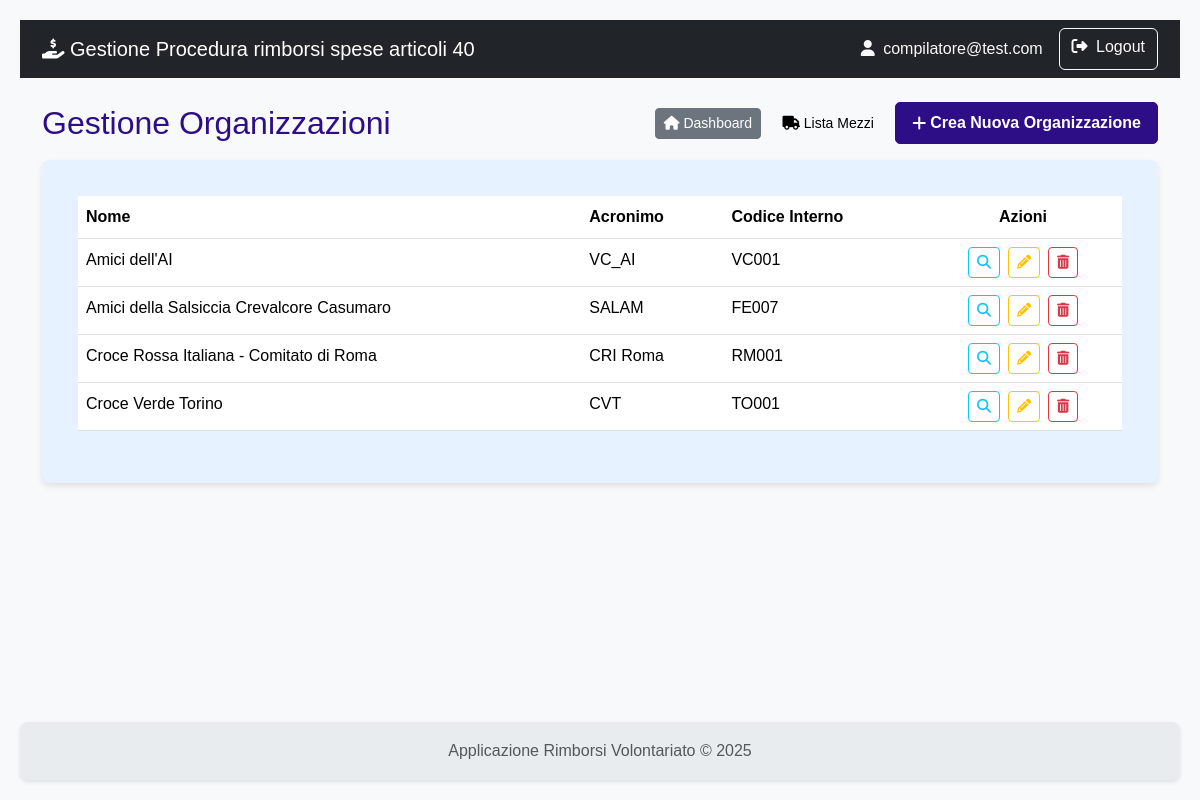
Page /anagrafica/organizzazioni (signed in) on the committed database.
### rimborsi/models.py (models this page shows)
class User(db.Model, UserMixin):
    id = db.Column(db.Integer, primary_key=True)
    username = db.Column(db.String(80), unique=True, nullable=False)
    email = db.Column(db.String(120), unique=True, nullable=False)
    password_hash = db.Column(db.String(120), nullable=False)
    role = db.Column(db.String(20), nullable=False)
    organizzazioni = db.relationship('Organizzazione', secondary=associazione_utente_organizzazione, back_populates='utenti_compilatori')

class Organizzazione(db.Model):
    id = db.Column(db.Integer, primary_key=True)
    nome = db.Column(db.String(150), nullable=False)
    acronimo = db.Column(db.String(20))
    codice_interno = db.Column(db.String(20), unique=True)
    indirizzo = db.Column(db.String(200))
    mezzi = db.relationship('MezzoAttrezzatura', backref='organizzazione', lazy=True)
    richieste = db.relationship('Richiesta', backref='organizzazione', lazy=True)
    utenti_compilatori = db.relationship('User', secondary=associazione_utente_organizzazione, back_populates='organizzazioni')

### rimborsi/anagrafica/routes.py (the view)
@anagrafica_bp.route('/organizzazioni')
@login_required
def lista_organizzazioni():
    organizzazioni = Organizzazione.query.order_by(Organizzazione.nome).all()
    return render_template('anagrafica/lista_organizzazioni.html', organizzazioni=organizzazioni)

### rimborsi/templates/anagrafica/lista_organizzazioni.html (shortened to what this page needs)
{% extends 'base.html' %}
{% block content %}
    <div class="d-flex justify-content-between align-items-center mb-3">
        <div>
            <h2 class="mb-0">Gestione Organizzazioni</h2>
        </div>
        <div>
            <a href="{{ url_for('main.dashboard') }}" class="btn btn-secondary btn-sm me-2">
                <i class="fas fa-home"></i> Dashboard
            </a>
            <a href="{{ url_for('anagrafica.lista_tutti_mezzi') }}" class="btn btn-light btn-sm me-2">
                <i class="fas fa-truck"></i> Lista Mezzi
            </a>
            <a href="{{ url_for('anagrafica.crea_organizzazione') }}" class="btn btn-primary">
                <i class="fas fa-plus me-1"></i> Crea Nuova Organizzazione
            </a>
        </div>
    </div>
    <div class="card shadow-sm">
        <div class="card-body">
            <table class="table table-hover">
                <thead>
                    <tr>
                        <th>Nome</th>
                        <th>Acronimo</th>
                        <th>Codice Interno</th>
                        <th class="text-center">Azioni</th>
                    </tr>
                </thead>
                <tbody>
                    {% for org in organizzazioni %}
                    <tr>
                        <td>{{ org.nome }}</td>
                        <td>{{ org.acronimo }}</td>
                        <td>{{ org.codice_interno }}</td>
                        <td class="text-center">
                            <div class="d-flex justify-content-center gap-2">
                                <a href="{{ url_for('anagrafica.lista_mezzi', org_id=org.id) }}" class="btn btn-outline-info btn-sm" title="Visualizza mezzi/attrezzature">
                                    <i class="fas fa-search"></i>
                                </a>
                                <a href="{{ url_for('anagrafica.modifica_organizzazione', org_id=org.id) }}" class="btn btn-outline-warning btn-sm" title="Modifica organizzazione">
                                    <i class="fas fa-pencil-alt"></i>
                                </a>
                                <form action="{{ url_for('anagrafica.cancella_organizzazione', org_id=org.id) }}" method="POST" class="d-inline">
                                    <button type="submit" class="btn btn-outline-danger btn-sm" onclick="return confirm('Sei sicuro di voler eliminare questa organizzazione? Verrà cancellata solo se non ha mezzi associati.');" title="Elimina organizzazione">
                                        <i class="fas fa-trash-alt"></i>
                                    </button>
                                </form>
                            </div>
                        </td>
                    </tr>
                    {% else %}
                    <tr>
                        <td colspan="4" class="text-center">Nessuna organizzazione trovata.</td>
                    </tr>
                    {% endfor %}
                </tbody>
            </table>
        </div>
    </div>
{% endblock %}

### rimborsi/templates/base.html (shortened to what this page needs)
<!doctype html>
<html lang="it" class="h-100">
<head>
    <link href="https://cdn.jsdelivr.net/npm/bootstrap@5.3.3/dist/css/bootstrap.min.css" rel="stylesheet" xintegrity="sha384-QWTKZyjpPEjISv5WaRU9OFeRpok6YctnYmDr5pNlyT2bRjXh0JMhjY6hW+ALEwIH">
    <link rel="stylesheet" href="https://cdnjs.cloudflare.com/ajax/libs/font-awesome/6.5.2/css/all.min.css" xintegrity="sha512-SnH5WK+bZxgPHs44uWIX+LLJAJ9/2PkPKZ5QiAj6Ta86w+fsb2TkcmfRyVX3pBnMFcV7oQPJkl9QevSCWr3W6A==" />
    <link rel="stylesheet" href="{{ url_for('static', filename='css/styles.css') }}">
</head>
<body>
    <nav class="navbar navbar-expand-lg navbar-dark bg-dark">
        <div class="container">
            <a class="navbar-brand" href="{{ url_for('auth.index') }}">
                <i class="fas fa-hand-holding-dollar"></i>
                Gestione Procedura rimborsi spese articoli 40
            </a>
            <div class="collapse navbar-collapse" id="navbarNav">
                <div class="d-flex ms-auto">
                    {% if current_user.is_authenticated %}
                        <span class="navbar-text me-3 text-light">
                            <i class="fas fa-user me-1"></i> {{ current_user.email }}
                        </span>
                        <a href="{{ url_for('auth.logout') }}" class="btn btn-outline-light">
                            <i class="fas fa-sign-out-alt me-1"></i> Logout
                        </a>
                    {% else %}
                        <a href="{{ url_for('auth.registrati') }}" class="btn btn-outline-light me-2">Registrati</a>
                        <a href="{{ url_for('auth.login') }}" class="btn btn-outline-light">Login</a>
                    {% endif %}
                </div>
            </div>
        </div>
    </nav>
    <main class="container my-4">
        {% block content %}{% endblock %}
    </main>
    <footer class="footer mt-auto py-3">
        <div class="container text-center">
            <span class="text-muted">Applicazione Rimborsi Volontariato &copy; 2025</span>
        </div>
    </footer>
</body>
</html>

### rimborsi/static/css/styles.css (style rules this page uses)
:root { --color-primary: #2e0e86; --color-primary-hover: #142fca; --color-text-light: #ffffff; --color-card-bg: #e6f2ff; --color-card-text: #00366d; --color-bg: #f4f4f4; --color-text-dark: #333; --color-link: #0055a4; --border-radius: 8px; --box-shadow: 0 2px 4px rgba(0, 0, 0, 0.1); --box-shadow-card: 0 3px 6px rgba(0, 0, 0, 0.1); --transition-standard: all 0.3s ease; }
body { font-family: Arial, sans-serif; background-color: var(--color-bg); color: var(--color-text-dark); margin: 0; padding: 20px; line-height: 1.6; }
h1, h2, h3, h4, h5, h6 { color: var(--color-primary); margin-top: 0; }
a { color: var(--color-link); text-decoration: none; }
.btn-primary { background-color: var(--color-primary) !important; border-color: var(--color-primary) !important; color: var(--color-text-light) !important; font-weight: bold !important; text-decoration: none !important; display: inline-flex !important; align-items: center !important; justify-content: center !important; padding: 0.5rem 1rem !important; border-radius: 5px !important; transition: var(--transition-standard) !important; cursor: pointer; }
.btn-primary i { margin-right: 0.25rem !important; }
.card { flex: 1; background-color: var(--color-card-bg); color: var(--color-card-text); border-radius: var(--border-radius); padding: 20px; box-shadow: var(--box-shadow-card); transition: transform 0.2s ease-in-out; border: none; }
.card-body i { transition: var(--transition-standard); }
.shadow-sm { box-shadow: var(--box-shadow-card) !important; }
.text-center { text-align: center; }
.footer { display: flex; justify-content: left; gap: 20px; background-color: var(--color-primary); padding: 15px 20px; border-radius: var(--border-radius); margin-top: 20px; box-shadow: var(--box-shadow); }

### rimborsi/templates/base.html (style rules this page uses)
body { display: flex; flex-direction: column; min-height: 100vh; background-color: #f8f9fa; }
main { flex: 1; }
.footer { background-color: #e9ecef; }

### rows in the picture
User: email "compilatore@test.com"
Organizzazione: nome "Amici dell'AI", acronimo "VC_AI", codice_interno "VC001"
Organizzazione: nome "Amici della Salsiccia Crevalcore Casumaro", acronimo "SALAM", codice_interno "FE007"
Organizzazione: nome "Croce Rossa Italiana - Comitato di Roma", acronimo "CRI Roma", codice_interno "RM001"
Organizzazione: nome "Croce Verde Torino", acronimo "CVT", codice_interno "TO001"
